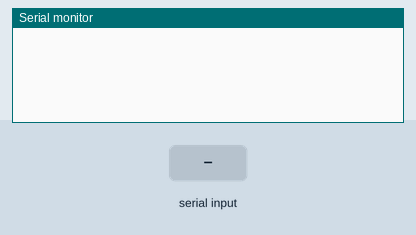
The sketch below on a simulated Arduino Uno, built with avr-gcc and run on an emulated ATmega328P. On the bench: the last lines printed to the serial monitor. The inputs (shaded band) are chosen by the test bench.

Above: at 1.2 s.
1.3 s: ",\n" received over Serial
At 2.0 s:
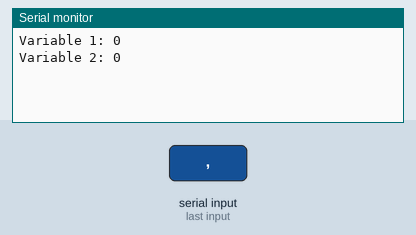
2.8 s: "90,45\n" received over Serial
At 3.1 s:
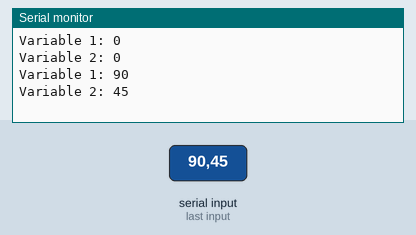
Timing chart, 0 to 5.8 s (numbered marks = the images above; inputs shaded):
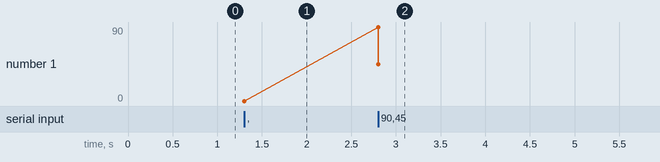

The sketch:

AI_CS_ESP.ino
```cpp
void setup() {
  // put your setup code here, to run once:
  Serial.begin(115200);
  while(!Serial){
    ;
  }
}

void loop() {
  // put your main code here, to run repeatedly:
  if (Serial.available()) {
    String data = Serial.readStringUntil('\n'); // Leer los datos hasta que se reciba una nueva línea
    data.trim(); // Eliminar cualquier espacio en blanco adicional

    // Analizar los datos en variables separadas
    int variable1 = data.substring(0, data.indexOf(",")).toInt();
    int variable2 = data.substring(data.indexOf(",") + 1, data.indexOf(";")).toInt();

    // Hacer algo con las variables capturadas, por ejemplo, imprimir en el monitor serial
    Serial.print("Variable 1: ");
    Serial.println(variable1);
    Serial.print("Variable 2: ");
    Serial.println(variable2);
  }
}
```

Measured:
- after the input at 1.3 s, the serial monitor: prints a new line at once (image 1)
- after the input at 2.8 s, the serial monitor: prints a new line at once (image 2)
- plotted number 1: 0 → 45 after the input at 2.8 s
